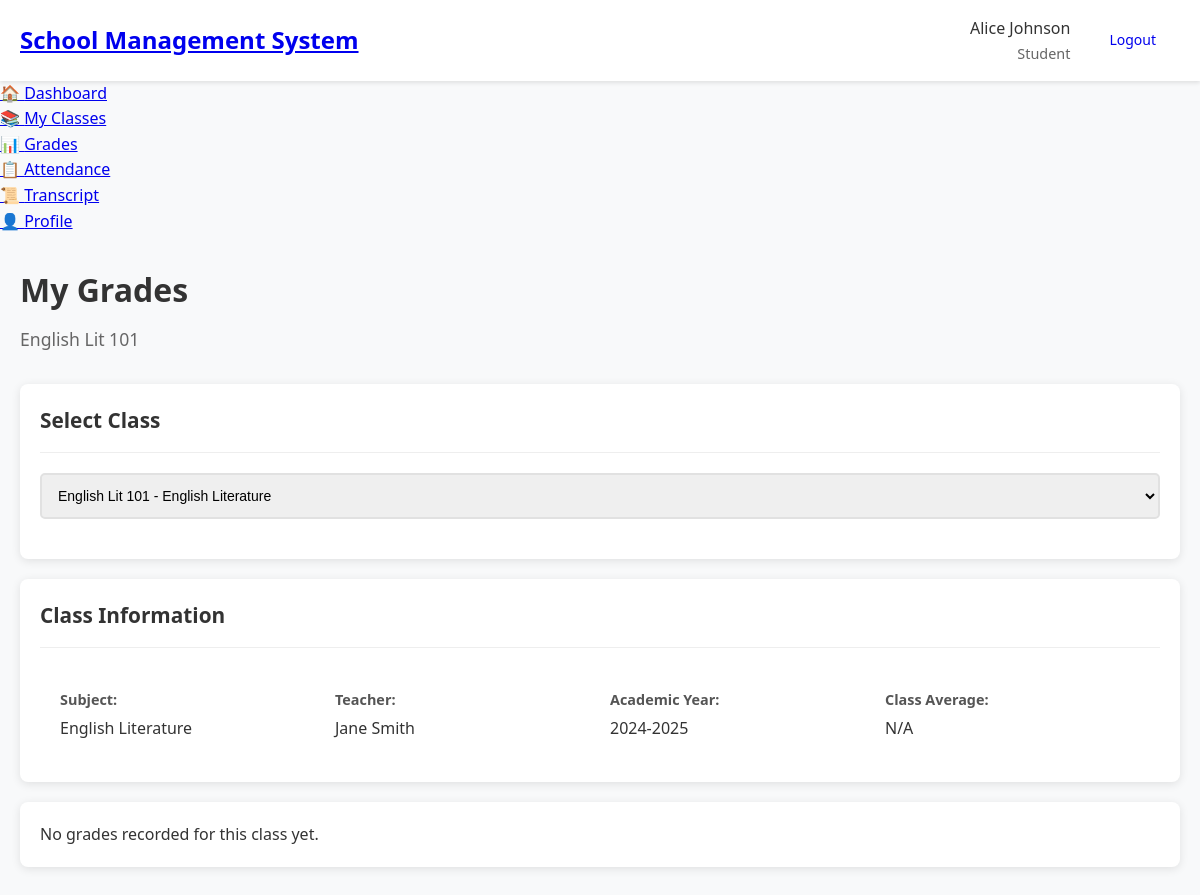
Page /student/grades.php?class_id=2 (signed in) on the committed database.
### tables this page shows
CREATE TABLE classes (
    id INT PRIMARY KEY AUTO_INCREMENT,
    name VARCHAR(100) NOT NULL,
    subject_id INT,
    teacher_id INT,
    academic_year VARCHAR(20) NOT NULL,
    semester ENUM('1', '2') NOT NULL,
    max_students INT DEFAULT 30,
    created_at TIMESTAMP DEFAULT CURRENT_TIMESTAMP,
    FOREIGN KEY (subject_id) REFERENCES subjects(id) ON DELETE SET NULL,
    FOREIGN KEY (teacher_id) REFERENCES users(id) ON DELETE SET NULL
);

CREATE TABLE subjects (
    id INT PRIMARY KEY AUTO_INCREMENT,
    name VARCHAR(100) NOT NULL,
    code VARCHAR(20) UNIQUE NOT NULL,
    description TEXT,
    created_at TIMESTAMP DEFAULT CURRENT_TIMESTAMP
);

CREATE TABLE users (
    id INT PRIMARY KEY AUTO_INCREMENT,
    username VARCHAR(50) UNIQUE NOT NULL,
    email VARCHAR(100) UNIQUE NOT NULL,
    password VARCHAR(255) NOT NULL,
    role ENUM('admin', 'teacher', 'student') NOT NULL,
    first_name VARCHAR(50) NOT NULL,
    last_name VARCHAR(50) NOT NULL,
    phone VARCHAR(20),
    address TEXT,
    date_of_birth DATE,
    created_at TIMESTAMP DEFAULT CURRENT_TIMESTAMP,
    updated_at TIMESTAMP DEFAULT CURRENT_TIMESTAMP ON UPDATE CURRENT_TIMESTAMP,
    is_active BOOLEAN DEFAULT TRUE
);

### student/grades.php (the view, shortened to what this page needs)
<?php
$database = new Database();
$db = $database->getConnection();
$student_id = $_SESSION['user_id'];
$query = "SELECT c.*, s.name as subject_name
          FROM classes c
          JOIN subjects s ON c.subject_id = s.id
          JOIN enrollments e ON c.id = e.class_id
          WHERE e.student_id = :student_id AND e.status = 'active'
          ORDER BY c.name";
$stmt = $db->prepare($query);
$stmt->bindParam(":student_id", $student_id);
$stmt->execute();
$student_classes = $stmt->fetchAll(PDO::FETCH_ASSOC);
$selected_class = isset($_GET['class_id']) ? $_GET['class_id'] : '';
$grades = [];
$class_info = null;
if($selected_class) {
    $query = "SELECT c.*, s.name as subject_name, s.code as subject_code,
                     u.first_name as teacher_first_name, u.last_name as teacher_last_name
              FROM classes c
              JOIN subjects s ON c.subject_id = s.id
              JOIN users u ON c.teacher_id = u.id
              JOIN enrollments e ON c.id = e.class_id
              WHERE c.id = :class_id AND e.student_id = :student_id AND e.status = 'active'";
    $stmt = $db->prepare($query);
    $stmt->bindParam(":class_id", $selected_class);
    $stmt->bindParam(":student_id", $student_id);
    $stmt->execute();
    if($stmt->rowCount() > 0) {
        $class_info = $stmt->fetch(PDO::FETCH_ASSOC);
        $query = "SELECT g.*
                  FROM grades g
                  WHERE g.class_id = :class_id AND g.student_id = :student_id
                  ORDER BY g.grade_date DESC";
        $stmt = $db->prepare($query);
        $stmt->bindParam(":class_id", $selected_class);
        $stmt->bindParam(":student_id", $student_id);
        $stmt->execute();
        $grades = $stmt->fetchAll(PDO::FETCH_ASSOC);
    }
}
$class_average = null;
?>
<!DOCTYPE html>
<html lang="en">
<head>
    <link rel="stylesheet" href="../assets/css/style.css">
    <link rel="stylesheet" href="../assets/css/student.css">
</head>
<body class="dashboard logged-in">
    <?php include 'includes/navbar.php'; ?>
    <div class="dashboard-container">
        <?php include 'includes/sidebar.php'; ?>
        <main class="main-content">
            <div class="page-header">
                <h1 class="page-title">My Grades</h1>
                <?php if($class_info): ?>
                <p class="page-subtitle"><?php echo htmlspecialchars($class_info['name']); ?></p>
                <?php endif; ?>
            </div>
            <div class="card">
                <div class="card-header">
                    <h2 class="card-title">Select Class</h2>
                </div>
                <div class="class-selection">
                    <form method="GET" class="selection-form">
                        <div class="form-group">
                            <select name="class_id" onchange="this.form.submit()">
                                <?php foreach($student_classes as $class): ?>
                                <option value="<?php echo $class['id']; ?>"
                                        <?php echo $selected_class == $class['id'] ? 'selected' : ''; ?>>
                                    <?php echo htmlspecialchars($class['name'] . ' - ' . $class['subject_name']); ?>
                                </option>
                                <?php endforeach; ?>
                            </select>
                        </div>
                    </form>
                </div>
            </div>
            <?php if($class_info): ?>
            <div class="card">
                <div class="card-header">
                    <h2 class="card-title">Class Information</h2>
                </div>
                <div class="class-info-display">
                    <div class="info-grid">
                        <div class="info-item">
                            <label>Subject:</label>
                            <span><?php echo htmlspecialchars($class_info['subject_name']); ?></span>
                        </div>
                        <div class="info-item">
                            <label>Teacher:</label>
                            <span><?php echo htmlspecialchars($class_info['teacher_first_name'] . ' ' . $class_info['teacher_last_name']); ?></span>
                        </div>
                        <div class="info-item">
                            <label>Academic Year:</label>
                            <span><?php echo htmlspecialchars($class_info['academic_year']); ?></span>
                        </div>
                        <div class="info-item">
                            <label>Class Average:</label>
                            <span><?php echo $class_average ? $class_average . '%' : 'N/A'; ?></span>
                        </div>
                    </div>
                </div>
            </div>
            <?php endif; ?>
            <?php if(!empty($grades)): ?>
            <div class="card">
                <div class="card-header">
                    <h2 class="card-title">
                        <?php echo $selected_class ? 'Class Grades' : 'All Grades'; ?>
                    </h2>
                </div>
                <div class="table-container">
                    <table class="data-table">
                        <thead>
                            <tr>
                                <?php if(!$selected_class): ?>
                                <th>Class</th>
                                <?php endif; ?>
                                <th>Assignment</th>
                                <th>Grade</th>
                                <th>Percentage</th>
                                <th>Date</th>
                                <th>Comments</th>
                            </tr>
                        </thead>
                        <tbody>
                            <?php foreach($grades as $grade): ?>
                            <tr>
                                <?php if(!$selected_class): ?>
                                <td><?php echo htmlspecialchars($grade['class_name']); ?></td>
                                <?php endif; ?>
                                <td><?php echo htmlspecialchars($grade['assignment_name']); ?></td>
                                <td>
                                    <span class="grade-display">
                                        <?php echo $grade['grade']; ?>/<?php echo $grade['max_grade']; ?>
                                    </span>
                                </td>
                                <td>
                                    <?php
                                    $percentage = ($grade['grade'] / $grade['max_grade']) * 100;
                                    $grade_class = '';
                                    if($percentage >= 90) $grade_class = 'grade-a';
                                    elseif($percentage >= 80) $grade_class = 'grade-b';
                                    elseif($percentage >= 70) $grade_class = 'grade-c';
                                    elseif($percentage >= 60) $grade_class = 'grade-d';
                                    else $grade_class = 'grade-f';
                                    ?>
                                    <span class="percentage-badge <?php echo $grade_class; ?>">
                                        <?php echo number_format($percentage, 1); ?>%
                                    </span>
                                </td>
                                <td><?php echo date('M j, Y', strtotime($grade['grade_date'])); ?></td>
                                <td><?php echo htmlspecialchars($grade['comments']); ?></td>
                            </tr>
                            <?php endforeach; ?>
                        </tbody>
                    </table>
                </div>
            </div>
            <?php else: ?>
            <div class="card">
                <div class="empty-state">
                    <p><?php echo $selected_class ? 'No grades recorded for this class yet.' : 'No grades recorded yet.'; ?></p>
                </div>
            </div>
            <?php endif; ?>
        </main>
    </div>
</body>
</html>

### assets/css/style.css (style rules this page uses)
* { margin: 0; padding: 0; box-sizing: border-box; }
body { font-family: "Segoe UI", Tahoma, Geneva, Verdana, sans-serif; line-height: 1.6; color: #333; background-color: #f5f5f5; }
.form-group { margin-bottom: 20px; flex: 1; }
.form-group input, .form-group select, .form-group textarea { width: 100%; padding: 12px; border: 2px solid #e1e1e1; border-radius: 5px; font-size: 14px; transition: border-color 0.3s ease; }
.dashboard { min-height: 100vh; background-color: #f8f9fa; }
.main-content { max-width: 1200px; margin: 0 auto; padding: 30px 20px; }
.page-header { margin-bottom: 30px; }
.page-title { font-size: 2rem; color: #333; margin-bottom: 10px; }
.page-subtitle { color: #666; font-size: 1.1rem; }
.card { background: white; border-radius: 8px; box-shadow: 0 2px 10px rgba(0, 0, 0, 0.1); padding: 20px; margin-bottom: 20px; }
.card-header { border-bottom: 1px solid #eee; padding-bottom: 15px; margin-bottom: 20px; }
.card-title { font-size: 1.3rem; color: #333; margin: 0; }

### assets/css/student.css (style rules this page uses)
.class-info-display { padding: 20px; }
.info-grid { display: grid; grid-template-columns: repeat(auto-fit, minmax(200px, 1fr)); gap: 20px; }
.info-item { display: flex; flex-direction: column; gap: 5px; }
.info-item label { font-weight: 600; color: #555; font-size: 0.9rem; }
.info-item span { color: #333; font-size: 1rem; }

### rows in the picture
classes: name "English Lit 101", subject.name "English Literature", teacher.last_name "Jane Smith", academic_year "2024-2025"

### other values in the picture
APP_NAME "School Management System"
$_SESSION['first_name'] "Alice"
$_SESSION['last_name'] "Johnson"
$_SESSION['role'] "Student"
form field class_id "English Lit 101 - English Literature"
